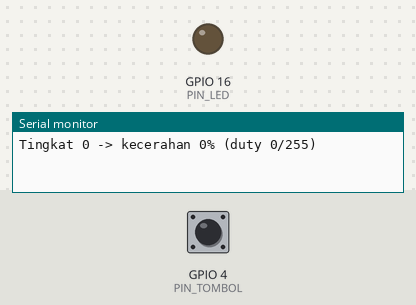
This sketch was run on a simulated ESP32. Parts: output pins drawn as LEDs (lit = HIGH), the last lines printed to the serial monitor. The test bench sets the inputs (shaded band); at power-on: GPIO 4 (PIN_TOMBOL) HIGH.

Above: at 1.2 s.
1.3 s: GPIO 4 (PIN_TOMBOL) pulled LOW for 0.15 s
At 1.8 s:
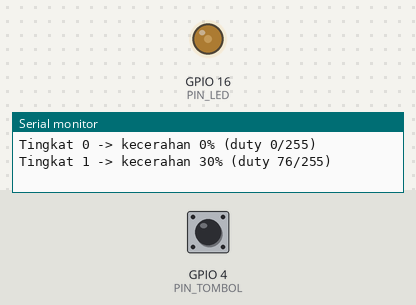
2.9 s: GPIO 4 (PIN_TOMBOL) pulled LOW for 1 s
At 4.3 s:
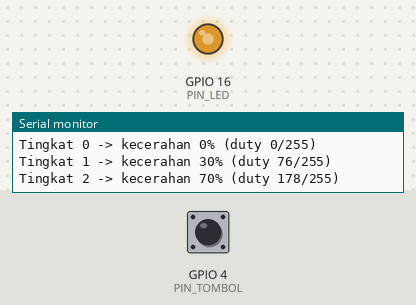
5.4 s: GPIO 4 (PIN_TOMBOL) pulled LOW for 0.15 s
At 6.2 s:
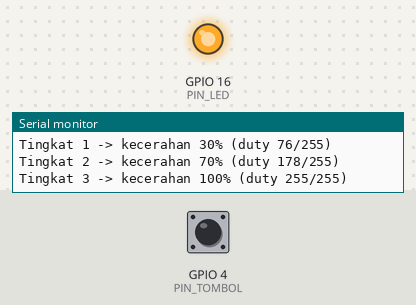
Timing chart, 0 to 8.4 s (numbered marks = the images above; inputs shaded):
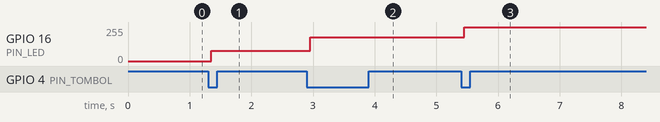

Measured:
- after the input at 1.3 s, GPIO 16 (PIN_LED): 0/255 → 76/255 after 0.05 s
- after the input at 2.9 s, GPIO 16 (PIN_LED): 76/255 → 177/255 after 0.05 s
- after the input at 5.4 s, GPIO 16 (PIN_LED): 177/255 → 255/255 after 0.05 s

The sketch:

soal1_pwm_led_bertingkat.ino
```cpp
/*
 * UTS Praktikum IoT - Soal 1: Kontrol Kecerahan LED Bertingkat (PWM & GPIO)
 * LED         : GPIO 16 (via resistor 220 ohm ke GND)
 * Push Button : GPIO 4  (kaki lain ke GND, memakai INPUT_PULLUP internal)
 *
 * Urutan kecerahan tiap tombol ditekan:
 *   Padam (0%) -> Redup (30%) -> Sedang (70%) -> Terang (100%) -> Padam (0%) ...
 */
#include <Arduino.h>

// ---------- Pin ----------
const int PIN_LED    = 16;
const int PIN_TOMBOL = 4;

// ---------- Konfigurasi PWM ----------
const uint32_t PWM_FREKUENSI = 5000;   // 5 kHz (tidak terlihat berkedip)
const uint8_t  PWM_RESOLUSI  = 8;      // 8 bit -> duty 0..255

// Daftar tingkat kecerahan (persen) sesuai soal
const uint8_t TINGKAT_PERSEN[] = {0, 30, 70, 100};
const uint8_t JUMLAH_TINGKAT   = sizeof(TINGKAT_PERSEN) / sizeof(TINGKAT_PERSEN[0]);

// ---------- Debouncing ----------
const unsigned long WAKTU_DEBOUNCE_MS = 50;   // sinyal harus stabil minimal 50 ms

// ---------- Abstraksi API LEDC (beda antara Arduino-ESP32 core 2.x dan 3.x) ----------
#if ESP_ARDUINO_VERSION_MAJOR >= 3
  #define PWM_SIAPKAN()      ledcAttach(PIN_LED, PWM_FREKUENSI, PWM_RESOLUSI)
  #define PWM_TULIS(duty)    ledcWrite(PIN_LED, duty)
#else
  const int KANAL_PWM = 0;
  #define PWM_SIAPKAN()      do { ledcSetup(KANAL_PWM, PWM_FREKUENSI, PWM_RESOLUSI); \
                                  ledcAttachPin(PIN_LED, KANAL_PWM); } while (0)
  #define PWM_TULIS(duty)    ledcWrite(KANAL_PWM, duty)
#endif

// ---------- Variabel status ----------
uint8_t tingkatSekarang = 0;              // indeks pada TINGKAT_PERSEN
int bacaanTerakhir      = HIGH;           // bacaan mentah sebelumnya
int statusStabil        = HIGH;           // status tombol setelah debounce
unsigned long waktuPerubahan = 0;         // kapan bacaan mentah terakhir berubah

// Ubah persen (0-100) menjadi duty cycle sesuai resolusi PWM, lalu keluarkan ke LED
void aturKecerahan(uint8_t persen) {
  uint32_t dutyMaks = (1UL << PWM_RESOLUSI) - 1;      // 255 untuk 8 bit
  uint32_t duty     = (persen * dutyMaks) / 100;      // 30% -> 76, 70% -> 178
  PWM_TULIS(duty);
  Serial.printf("Tingkat %d -> kecerahan %d%% (duty %lu/%lu)\n",
                tingkatSekarang, persen, duty, dutyMaks);
}

void setup() {
  Serial.begin(115200);
  pinMode(PIN_TOMBOL, INPUT_PULLUP);   // ditekan = LOW
  PWM_SIAPKAN();
  aturKecerahan(TINGKAT_PERSEN[tingkatSekarang]);   // awal: padam
}

void loop() {
  int bacaan = digitalRead(PIN_TOMBOL);

  // Setiap bacaan berubah, mulai hitung ulang waktu stabil
  if (bacaan != bacaanTerakhir) {
    waktuPerubahan = millis();
    bacaanTerakhir = bacaan;
  }

  // Bila sudah stabil lebih dari batas debounce dan berbeda dari status sebelumnya
  if ((millis() - waktuPerubahan) > WAKTU_DEBOUNCE_MS && bacaan != statusStabil) {
    statusStabil = bacaan;

    if (statusStabil == LOW) {                      // hanya saat tombol DITEKAN
      tingkatSekarang = (tingkatSekarang + 1) % JUMLAH_TINGKAT;
      aturKecerahan(TINGKAT_PERSEN[tingkatSekarang]);
    }
  }
}
```
